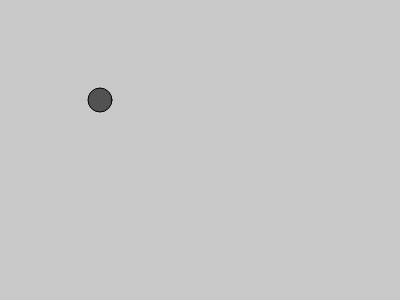
Frame 1 (no input)
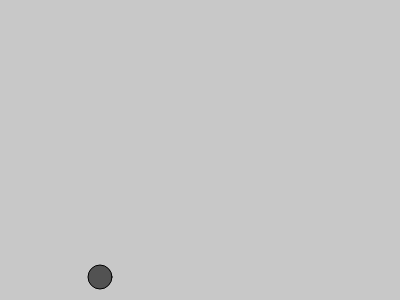
Frame 60 (no input)
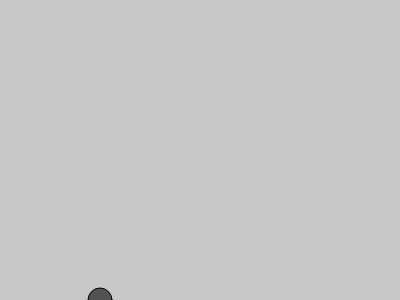
Frame 120 (the mouse pressed at the canvas centre since frame 60)

The p5.js sketch that drew these frames (run headless with seeded random() and noise() and a simulated clock; from frame 60 on, the mouse is pressed at the canvas centre):

// p5.js sketch
// ── sketch.js
var particle;

function setup(){
    createCanvas(400,300);
    particle = new Particle(100,100);
}

function draw(){
    background(200);
    particle.update();
    particle.show();
}

// ── particle.js
var gravity = 0.1;

function Particle(x,y){
    this.x = x;
    this.y = y;

    this.yspeed = 0;
    
    this.update = function(){
        this.y += this.yspeed;
        this.yspeed += gravity;
        
    if(this.y > height){
        this.y = height;
        this.yspeed += 0.9;   
    }
    }
    
this.show = function(){
    stroke(0);
    fill(0,150);
    ellipse(this.x,this.y,24,24);
    
}
}
//function Particle(x,y){
//    this.x = x;
//    this.y = y;
//    
//    this.history = [];
//    
//    this.update = function(){
//        this.x += random(-5,5);
//        this.y += random(-5,5);
//        
//        var v = createVector(this.x,this.y);
//        this.histroy.push(v);
//        
//        if(this.histroy.length > 25){
//            this.histroy.splice(0,1);
//        }
//   }
//    
//this.show = function(){
//    stroke(0);
//    fill(0,150);
//    ellipse(this.x,this.y,24,24);
//    
////    noFill();
//    beginShape();
//    for(var i = 0; i < this.history.length; i++){
//        var pos = this.history[i];
////        fill(random(255));
////        ellipse(pos.x,pos.y,i,i);
//        vartex(pos.x,pos.y);
//    }
//    endShape();
//}
//
//}
